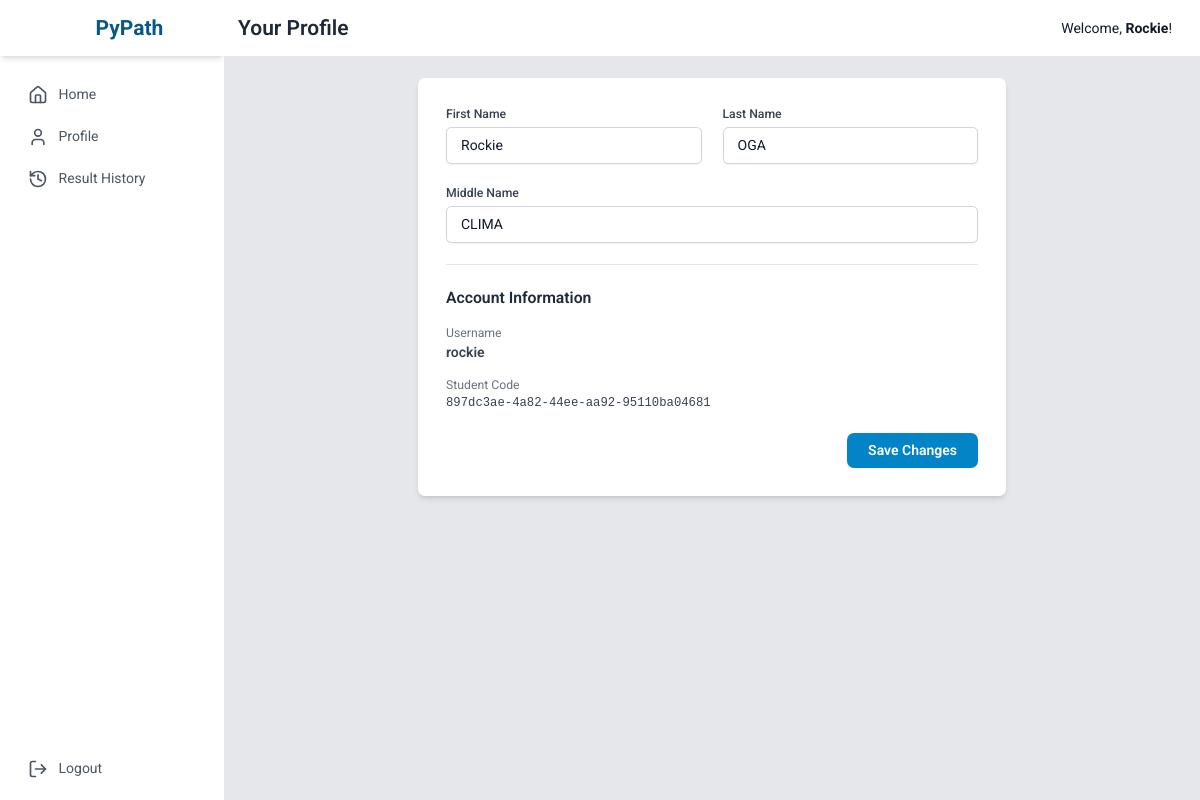
The app's page /profile (signed in), older data.
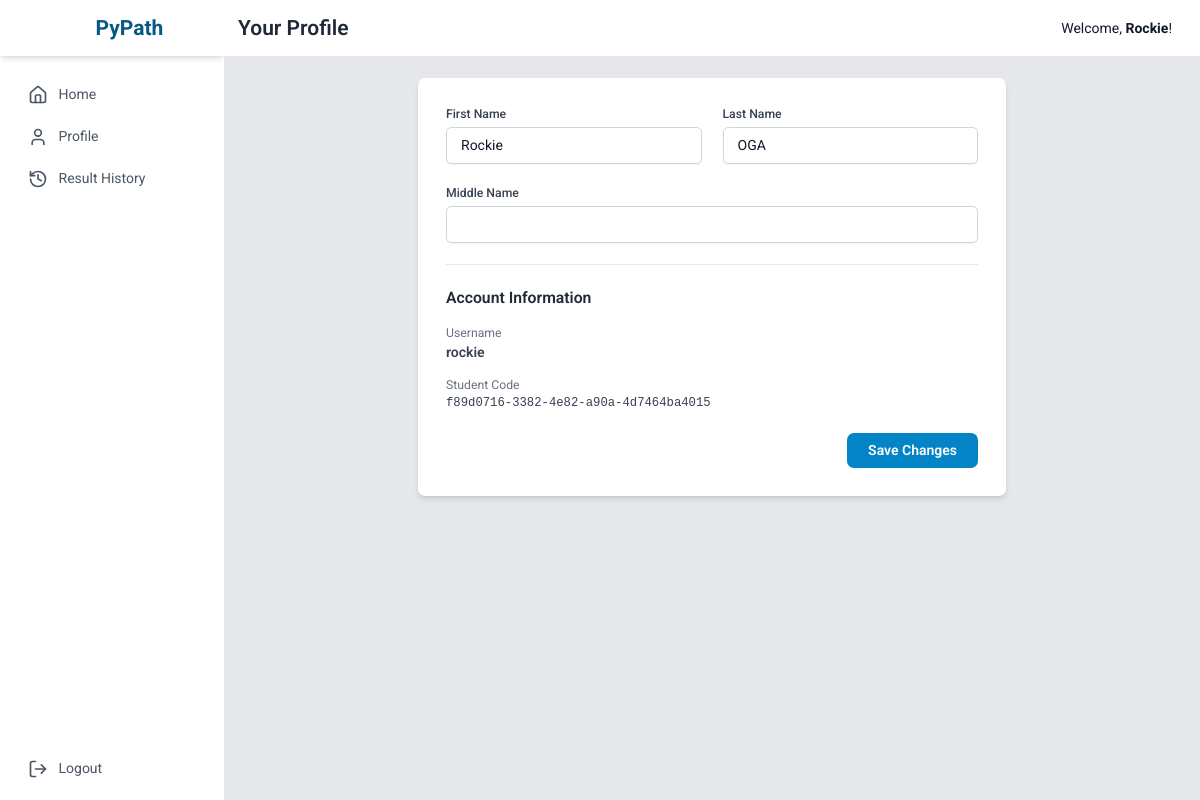
The same page, newer data.
### tables this page shows
CREATE TABLE users (
    id INTEGER PRIMARY KEY AUTOINCREMENT,
    username TEXT NOT NULL UNIQUE,
    password TEXT NOT NULL,
    student_code TEXT NOT NULL UNIQUE,
    first_name TEXT NOT NULL,
    last_name TEXT NOT NULL,
    middle_name TEXT,
    is_admin INTEGER NOT NULL DEFAULT 0
);

### app.py (the view, shortened to what this page needs)
@app.route('/profile', methods=['GET', 'POST'])
def profile():
    if not get_user_id(): return redirect(url_for('login'))
    conn = get_db_connection()
    user = conn.execute('SELECT * FROM users WHERE id = ?', (get_user_id(),)).fetchone()
    conn.close()
    return render_template('profile.html', user=user)

### app.py (called while the page is built)
def get_db_connection():
    conn = sqlite3.connect('pypath.db', check_same_thread=False, detect_types=sqlite3.PARSE_DECLTYPES | sqlite3.PARSE_COLNAMES)
    conn.row_factory = sqlite3.Row
    return conn

def get_user_id():
    return session.get('user_id')

### templates/profile.html (shortened to what this page needs)
{% extends "layout.html" %}
{% block header %}Your Profile{% endblock %}
{% block content %}
<div class="max-w-2xl mx-auto bg-white p-8 rounded-lg shadow-md">
    <form method="POST" action="{{ url_for('profile') }}" class="space-y-6">
        <div class="grid grid-cols-1 md:grid-cols-2 gap-6">
            <div>
                <label for="first_name" class="block text-sm font-medium text-gray-700">First Name</label>
                <input type="text" id="first_name" name="first_name" value="{{ user.first_name }}" required class="mt-1 block w-full px-4 py-2 border border-gray-300 rounded-md shadow-sm">
            </div>
            <div>
                <label for="last_name" class="block text-sm font-medium text-gray-700">Last Name</label>
                <input type="text" id="last_name" name="last_name" value="{{ user.last_name }}" required class="mt-1 block w-full px-4 py-2 border border-gray-300 rounded-md shadow-sm">
            </div>
        </div>
        <div>
            <label for="middle_name" class="block text-sm font-medium text-gray-700">Middle Name</label>
            <input type="text" id="middle_name" name="middle_name" value="{{ user.middle_name or '' }}" class="mt-1 block w-full px-4 py-2 border border-gray-300 rounded-md shadow-sm">
        </div>
        <div class="border-t pt-6">
            <h3 class="text-lg font-semibold text-gray-800">Account Information</h3>
            <div class="mt-4">
                <p class="text-sm text-gray-500">Username</p>
                <p class="font-semibold text-gray-700">{{ user.username }}</p>
            </div>
            <div class="mt-4">
                <p class="text-sm text-gray-500">Student Code</p>
                <p class="font-mono text-sm text-gray-700">{{ user.student_code }}</p>
            </div>
        </div>
        <div class="flex justify-end">
            <button type="submit" class="bg-sky-600 text-white font-semibold py-2 px-6 rounded-lg hover:bg-sky-700">Save Changes</button>
        </div>
    </form>
</div>
{% endblock %}

### templates/layout.html (shortened to what this page needs)
<!DOCTYPE html>
<html lang="en">
<head>
    <script src="https://cdn.tailwindcss.com"></script>
</head>
<body class="bg-gray-50 text-gray-900">
    <div class="flex h-screen bg-gray-100">
        <div class="hidden md:flex flex-col w-64 bg-white shadow-lg">
            <div class="flex items-center justify-center h-16 bg-white shadow-md">
                <i data-lucide="codepen" class="h-8 w-8 text-sky-600"></i>
                <span class="text-2xl font-bold text-sky-800 ml-2">PyPath</span>
            </div>
            <div class="flex flex-col flex-grow p-4">
                <nav class="flex flex-col flex-grow">
                    {% if session.is_admin %}
                    <a href="{{ url_for('dashboard') }}" class="flex items-center px-4 py-2 mt-2 text-gray-600 rounded-lg hover:bg-gray-200">
                        <i data-lucide="layout-dashboard" class="icon"></i><span class="ml-3">Dashboard</span>
                    </a>
                    <a href="{{ url_for('admin_questions') }}" class="flex items-center px-4 py-2 mt-2 text-gray-600 rounded-lg hover:bg-gray-200">
                        <i data-lucide="banknote" class="icon"></i><span class="ml-3">Question Bank</span>
                    </a>
                    <a href="{{ url_for('student_history') }}" class="flex items-center px-4 py-2 mt-2 text-gray-600 rounded-lg hover:bg-gray-200">
                        <i data-lucide="history" class="icon"></i><span class="ml-3">Student History</span>
                    </a>
                    {% else %}
                    <a href="{{ url_for('dashboard') }}" class="flex items-center px-4 py-2 mt-2 text-gray-600 rounded-lg hover:bg-gray-200">
                        <i data-lucide="home" class="icon"></i><span class="ml-3">Home</span>
                    </a>
                     <a href="{{ url_for('profile') }}" class="flex items-center px-4 py-2 mt-2 text-gray-600 rounded-lg hover:bg-gray-200">
                        <i data-lucide="user" class="icon"></i><span class="ml-3">Profile</span>
                    </a>
                    <a href="{{ url_for('student_result_history') }}" class="flex items-center px-4 py-2 mt-2 text-gray-600 rounded-lg hover:bg-gray-200">
                        <i data-lucide="history" class="icon"></i><span class="ml-3">Result History</span>
                    </a>
                    {% endif %}
                    <a href="{{ url_for('logout') }}" class="flex items-center px-4 py-2 mt-auto text-gray-600 rounded-lg hover:bg-red-200 hover:text-red-700">
                        <i data-lucide="log-out" class="icon"></i><span class="ml-3">Logout</span>
                    </a>
                </nav>
            </div>
        </div>
        <div class="flex flex-col flex-1 overflow-hidden">
            <header class="flex justify-between items-center p-4 bg-white border-b">
                <h1 class="text-2xl font-semibold text-gray-800">{% block header %}{% endblock %}</h1>
                <div class="flex items-center">
                    <span class="mr-4">Welcome, <strong>{{ session.first_name or session.username }}</strong>!</span>
                </div>
            </header>
            <main class="flex-1 overflow-x-hidden overflow-y-auto bg-gray-200 p-6">
                {% block content %}{% endblock %}
            </main>
        </div>
    </div>
</body>
</html>

### templates/layout.html (style rules this page uses)
html { font-size: 14px; }
body { font-family: 'Roboto', sans-serif; }
.icon { width: 20px; height: 20px; stroke-width: 2; }

Row changes from the older to the newer data that the page shows:
changed users "rockie": student_code "897dc3ae-4a82-44ee-aa92-95110ba04681" → "f89d0716-3382-4e82-a90a-4d7464ba4015"; middle_name "CLIMA" → (not shown)
